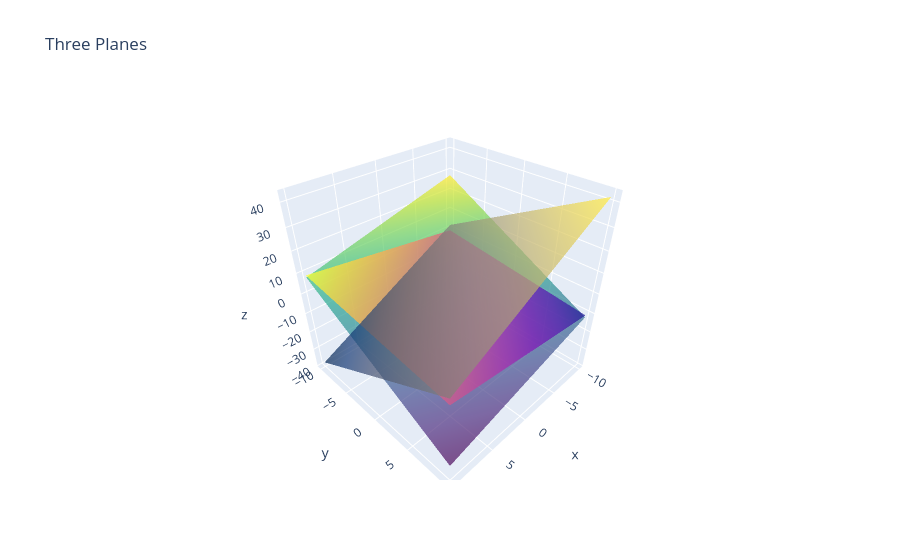

The notebook cell this image was saved under:
### Code cell
planes = np.array([
    [1,2,1,-2],
    [1,-1,-2,2],
    [2,-2,1,2]
])

x = np.linspace(-10,10,50)
y = np.linspace(-10,10,50)
X, Y = np.meshgrid(x,y)

fig = go.Figure()

colors = ["Viridis","Plasma","Cividis"]

for i in range(3):
    a,b,c,d = planes[i]

    Z = d/c - (a/c)*X - (b/c)*Y

    fig.add_surface(
        x=X,
        y=Y,
        z=Z,
        colorscale=colors[i],
        opacity=0.7,
        showscale=False
    )

fig.update_layout(
    title="Three Planes",
    scene=dict(
        xaxis_title="x",
        yaxis_title="y",
        zaxis_title="z",
        aspectmode="cube"
    )
)

fig.show()

### Figure 1 — Plotly figure (JSON) as saved in the notebook; plotly's stock layout.template omitted (floating-point values rounded to 4 significant figures; data arrays with more than 128 entries replaced by an {"elided": "..."} marker saying what was removed)
{"data": [{"colorscale": [[0, "#440154"], [0.1111, "#482878"], [0.2222, "#3e4989"], [0.3333, "#31688e"], [0.4444, "#26828e"], [0.5556, "#1f9e89"], [0.6667, "#35b779"], [0.7778, "#6ece58"], [0.8889, "#b5de2b"], [1, "#fde725"]], "opacity": 0.7, "showscale": false, "type": "surface", "x": {"elided": "50x50 float values"}, "y": {"elided": "50x50 float values"}, "z": {"elided": "50x50 float values"}}, {"colorscale": [[0, "#0d0887"], [0.1111, "#46039f"], [0.2222, "#7201a8"], [0.3333, "#9c179e"], [0.4444, "#bd3786"], [0.5556, "#d8576b"], [0.6667, "#ed7953"], [0.7778, "#fb9f3a"], [0.8889, "#fdca26"], [1, "#f0f921"]], "opacity": 0.7, "showscale": false, "type": "surface", "x": {"elided": "50x50 float values"}, "y": {"elided": "50x50 float values"}, "z": {"elided": "50x50 float values"}}, {"colorscale": [[0, "#00224e"], [0.1111, "#123570"], [0.2222, "#3b496c"], [0.3333, "#575d6d"], [0.4444, "#707173"], [0.5556, "#8a8678"], [0.6667, "#a59c74"], [0.7778, "#c3b369"], [0.8889, "#e1cc55"], [1, "#fee838"]], "opacity": 0.7, "showscale": false, "type": "surface", "x": {"elided": "50x50 float values"}, "y": {"elided": "50x50 float values"}, "z": {"elided": "50x50 float values"}}], "layout": {"scene": {"aspectmode": "cube", "xaxis": {"title": {"text": "x"}}, "yaxis": {"title": {"text": "y"}}, "zaxis": {"title": {"text": "z"}}}, "title": {"text": "Three Planes"}}}
